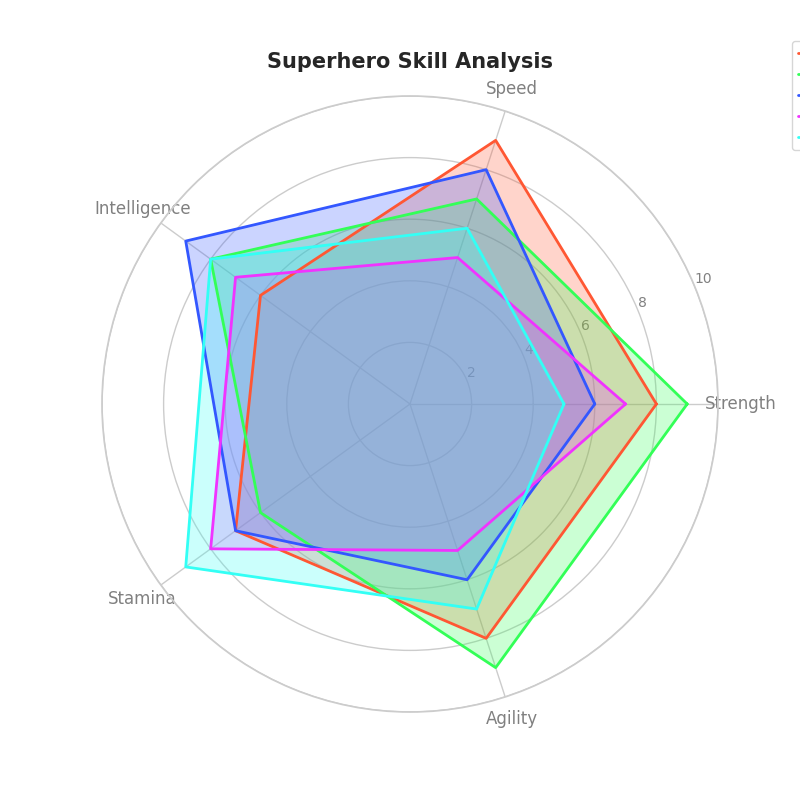

The script that drew this image:
import numpy as np
import matplotlib.pyplot as plt
from math import pi

# Define skill categories
categories = ['Strength', 'Speed', 'Intelligence', 'Stamina', 'Agility']
N = len(categories)

# Superhero skill data for each universe
data = {
    'Marvel': [8, 9, 6, 7, 8],
    'DC': [9, 7, 8, 6, 9],
    'Anime': [6, 8, 9, 7, 6],
    'Fantasy': [7, 5, 7, 8, 5],
    'Sci-Fi': [5, 6, 8, 9, 7]
}

# Calculate angle for each axis
angles = np.linspace(0, 2 * pi, N, endpoint=False).tolist()
angles += angles[:1]  # Complete the loop

# Initialize single subplot for radar chart
fig, ax = plt.subplots(figsize=(8, 8), subplot_kw={'polar': True})

# Radar Chart
def plot_radar(ax, data, categories, angles, colors):
    for i, (universe, values) in enumerate(data.items()):
        values += values[:1]  # Ensure it forms a closed loop
        ax.plot(angles, values, color=colors[i], linewidth=2, linestyle='solid', label=universe)
        ax.fill(angles, values, color=colors[i], alpha=0.25)
    ax.set_xticks(angles[:-1])
    ax.set_xticklabels(categories, color='grey', size=12)
    ax.set_yticks([2, 4, 6, 8, 10])
    ax.set_yticklabels(["2", "4", "6", "8", "10"], color="grey", size=10)
    ax.set_title('Superhero Skill Analysis', size=15, fontweight='bold', pad=20)
    ax.set_ylim(0, 10)
    ax.legend(loc='upper right', bbox_to_anchor=(1.3, 1.1), fontsize=10)

# Define colors for radar chart universes
colors = ['#FF5733', '#33FF57', '#3357FF', '#F033FF', '#33FFF5']

# Plot radar chart
plot_radar(ax, data, categories, angles, colors)

# Show plot
plt.show()
